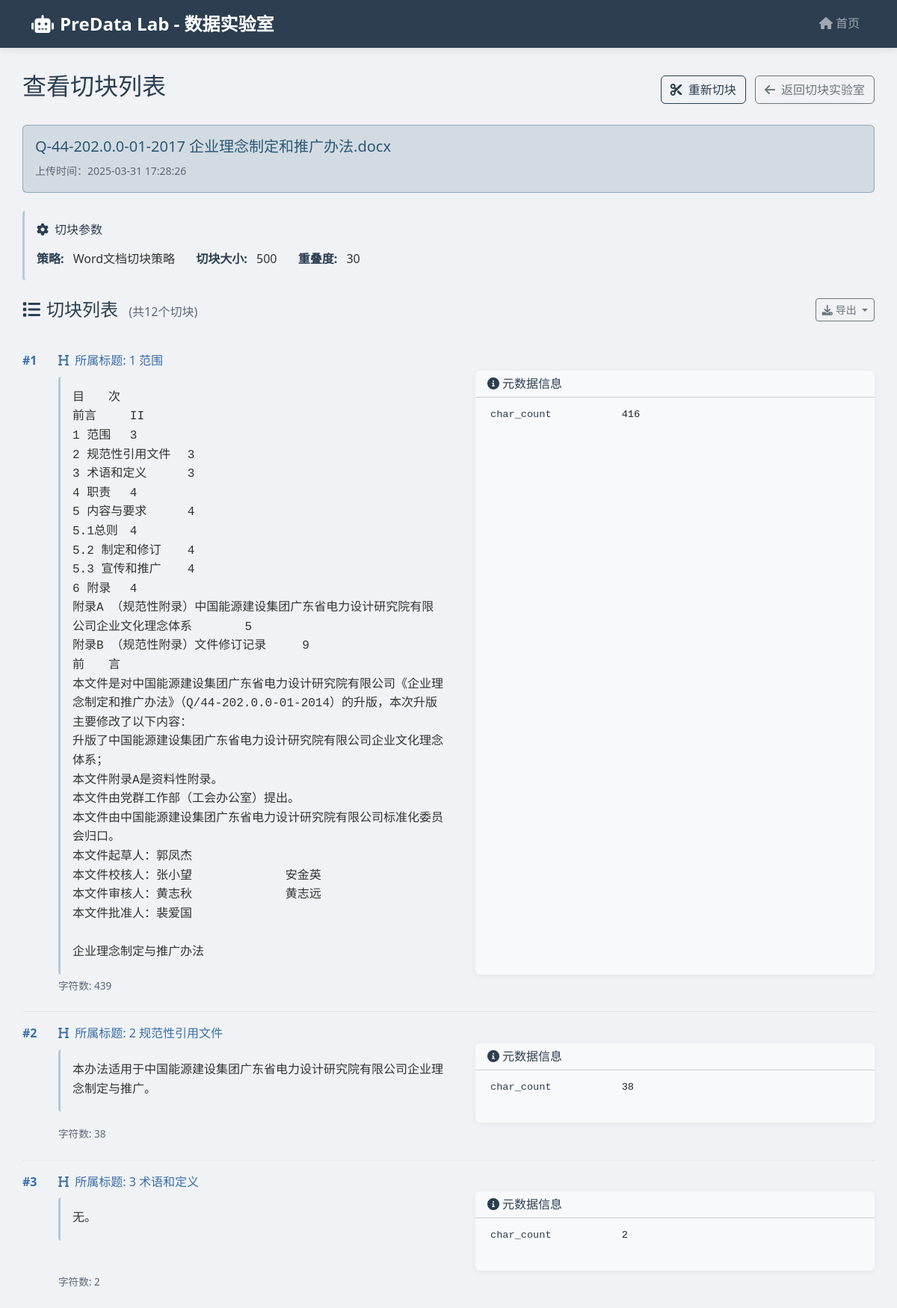
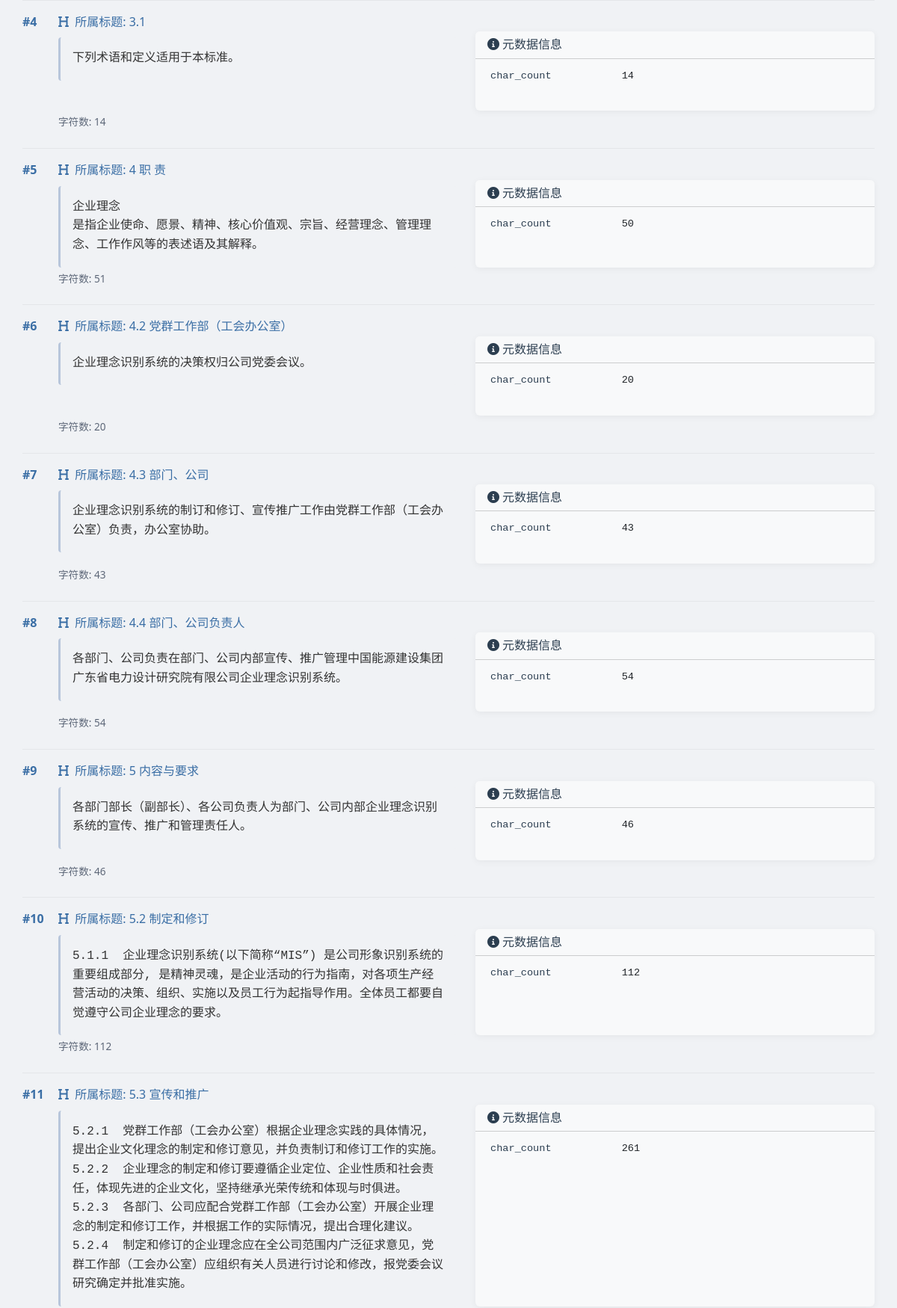
The app's page /chunklab/documents/12/chunks (upper part) with its own data (2 pictures, top to bottom).
### app/database.py (models this page shows, shortened)
class Document(Base):
    __tablename__ = "documents"
    id = Column(Integer, primary_key=True, index=True)
    filename = Column(String(255), nullable=False)
    filepath = Column(String(255), nullable=False)
    filetype = Column(String(50))
    filesize = Column(Integer)  # 文件大小（字节）
    upload_time = Column(DateTime, default=datetime.now)
    status = Column(String(50), default="未切块")
    last_chunk_params = Column(JSON, default=lambda: json.dumps({}))
    hash = Column(String(64))  # 文件哈希值
    chunks = relationship("Chunk", back_populates="document", cascade="all, delete-orphan")

class Chunk(Base):
    __tablename__ = "chunks"
    id = Column(Integer, primary_key=True, index=True)
    document_id = Column(Integer, ForeignKey("documents.id"))
    sequence = Column(Integer)  # 片段序号
    content = Column(Text)  # 切块内容
    chunk_size = Column(Integer)  # 切块大小
    overlap = Column(Integer)  # 重叠度
    chunk_strategy = Column(String(50))  # 使用的切块策略
    chunk_metadata = Column(JSON, default=lambda: json.dumps({}))  # 元数据
    document = relationship("Document", back_populates="chunks")

### app/chunklab/routes.py (the view)
@router.get("/documents/{document_id}/chunks")
async def view_chunks(document_id: int, request: Request, db: Session = Depends(get_db)):
    document = db.query(Document).filter(Document.id == document_id).first()
    if not document:
        raise HTTPException(status_code=404, detail="文档不存在")
    chunks = db.query(Chunk).filter(Chunk.document_id == document_id).order_by(Chunk.sequence).all()
    return templates.TemplateResponse(
        "chunklab/view_chunks.html",
        {
            "request": request,
            "document": document,
            "chunks": chunks,
            "chunk_strategies": get_config('CHUNK_STRATEGIES'),
            "now": datetime.now
        }
    )

### app/templates/chunklab/view_chunks.html (shortened to what this page needs)
{% extends "base.html" %}
{% block content %}
<div class="row mb-4">
    <div class="col-12">
        <div class="d-flex justify-content-between align-items-center mb-4">
            <h2>查看切块列表</h2>
            <div>
                <a href="/chunklab/documents/{{ document.id }}/chunk" class="btn btn-outline-primary me-2">
                    <i class="fas fa-cut me-2"></i>重新切块
                </a>
                <a href="/chunklab/index" class="btn btn-outline-secondary">
                    <i class="fas fa-arrow-left me-2"></i>返回切块实验室
                </a>
            </div>
        </div>
        <div class="document-info alert alert-info">
            <h5 class="mb-2">{{ document.filename }}</h5>
            <small class="text-muted">上传时间：{{ document.upload_time.strftime('%Y-%m-%d %H:%M:%S') }}</small>
        </div>
        {% if document.last_chunk_params %}
        <div class="chunk-params">
            <h6 class="mb-3"><i class="fas fa-cog me-2"></i>切块参数</h6>
            <div>
                <div class="param-item">
                    <span class="param-label">策略:</span>
                    {% for strategy in chunk_strategies %}
                        {% if strategy.name == document.last_chunk_params.strategy %}
                            {{ strategy.display_name }}
                        {% endif %}
                    {% endfor %}
                </div>
                <div class="param-item">
                    <span class="param-label">切块大小:</span>
                    {{ document.last_chunk_params.size }}
                </div>
                <div class="param-item">
                    <span class="param-label">重叠度:</span>
                    {{ document.last_chunk_params.overlap }}
                </div>
            </div>
        </div>
        {% endif %}
        <div class="chunk-list">
            <div class="d-flex justify-content-between align-items-center mb-4">
                <h4 class="mb-0">
                    <i class="fas fa-list me-2"></i>切块列表
                    <span class="text-muted fs-6 ms-2">(共{{ chunks|length }}个切块)</span>
                </h4>
                <div class="dropdown">
                    <button class="btn btn-sm btn-outline-secondary dropdown-toggle" type="button" id="exportDropdown" data-bs-toggle="dropdown" aria-expanded="false">
                        <i class="fas fa-download me-1"></i>导出
                    </button>
                </div>
            </div>
            {% if chunks %}
                <div class="chunks-container">
                    {% for chunk in chunks %}
                    <div class="chunk-item">
                        <div class="d-flex">
                            <span class="chunk-sequence">#{{ chunk.sequence }}</span>
                            <div class="flex-grow-1">
                                {% if chunk.chunk_metadata and chunk.chunk_metadata.heading %}
                                <div class="chunk-heading">
                                    <i class="fas fa-heading me-1"></i>
                                    <span>所属标题: {{ chunk.chunk_metadata.heading }}</span>
                                </div>
                                {% endif %}
                                <div class="row">
                                    <div class="{% if chunk.chunk_metadata and chunk.chunk_metadata is mapping and chunk.chunk_metadata.keys()|list|length > 0 %}col-md-7 col-lg-6{% else %}col-12{% endif %}">
                                        <div class="chunk-content">{{ chunk.content }}</div>
                                    </div>
                                    {% if chunk.chunk_metadata and chunk.chunk_metadata is mapping and chunk.chunk_metadata.keys()|list|length > 0 %}
                                    <div class="col-md-5 col-lg-6">
                                        <div class="card h-100 bg-light">
                                            <div class="card-header py-2 bg-light">
                                                <h6 class="mb-0 fs-6"><i class="fas fa-info-circle me-1"></i>元数据信息</h6>
                                            </div>
                                            <div class="card-body py-2">
                                                <div class="meta-content" style="font-family: monospace; font-size: 0.85rem; max-height: 300px; overflow-y: auto;">
                                                    <table class="table table-sm table-borderless mb-0">
                                                        <tbody>
                                                            {% for key, value in chunk.chunk_metadata.items() %}
                                                            {% if key != 'heading' %}
                                                            <tr>
                                                                <td style="width: 35%; color: var(--primary-color); vertical-align: top;">{{ key }}</td>
                                                                <td style="word-break: break-word; max-width: 300px;">
                                                                    {% if value is mapping or value is sequence and value is not string %}
                                                                        <pre class="mb-0" style="font-size: 0.85rem; white-space: pre-wrap; word-wrap: break-word; overflow-wrap: break-word;">{{ value|tojson(indent=2) }}</pre>
                                                                    {% else %}
                                                                        <span style="word-break: break-word;">{{ value }}</span>
                                                                    {% endif %}
                                                                </td>
                                                            </tr>
                                                            {% endif %}
                                                            {% endfor %}
                                                        </tbody>
                                                    </table>
                                                </div>
                                            </div>
                                        </div>
                                    </div>
                                    {% endif %}
                                </div>
                                <div class="chunk-metadata mt-1">
                                    <span>字符数: {{ chunk.content|length }}</span>
                                </div>
                            </div>
                        </div>
                    </div>
                    {% endfor %}
                </div>
            {% else %}
                <div class="alert alert-warning">
                    <i class="fas fa-exclamation-triangle me-2"></i>
                    没有找到切块数据。请返回上一页重新进行切块操作。
                </div>
            {% endif %}
        </div>
    </div>
</div>
{% endblock %}

### records on screen
Document: filename "Q-44-202.0.0-01-2017 企业理念制定和推广办法.docx", upload_time "2025-03-31 17:28:26", last_chunk_params.size "500", last_chunk_params.overlap "30"
Chunk: sequence "1", chunk_metadata.heading "1 范围", content "目 次 前言 II 1 范围 3 2 规范性引用文件 3 3 术语和定义 3 4 职责 4 5 内容与要求 4 5.1总则 4 5.2 制定和修订 4 5.3 宣传和推广 4 6 附录 4 附录A （规范性附录）中国能源建设集团广东省电力设计研究院有限公司企业文化理念体系 5 附录B （规范性附录）文件修订记录 9 前 言 本文件是对中国能源建设集团广东省电力设计研究院有限公司《企业理念制定和推广办法》（Q/44-202.0.0-01-2014）的升版，本次升版主要修改了以下内容： 升版了中国能源建设集团广东省电力设计研究院有限公司企业文化理念体系； 本文件附录A是资料性附录。 本文件由党群工作部（工会办公室）提出。 本文件由中国能源建设集团广东省电力设计研究院有限公司标准化委员会归口。 本文件起草人：郭凤杰 本文件校核人：张小望 安金英 本文件审核人：黄志秋 黄志远 本文件批准人：裴爱国 企业理念制定与推广办法", chunk_metadata "char_count", chunk_metadata "416", content|length "439"
Chunk: sequence "2", chunk_metadata.heading "2 规范性引用文件", content "本办法适用于中国能源建设集团广东省电力设计研究院有限公司企业理念制定与推广。", chunk_metadata "char_count", chunk_metadata "38", content|length "38"
Chunk: sequence "3", chunk_metadata.heading "3 术语和定义", content "无。", chunk_metadata "char_count", chunk_metadata "2", content|length "2"
Chunk: sequence "4", chunk_metadata.heading "3.1", content "下列术语和定义适用于本标准。", chunk_metadata "char_count", chunk_metadata "14", content|length "14"
Chunk: sequence "5", chunk_metadata.heading "4 职 责", content "企业理念 是指企业使命、愿景、精神、核心价值观、宗旨、经营理念、管理理念、工作作风等的表述语及其解释。", chunk_metadata "char_count", chunk_metadata "50", content|length "51"
Chunk: sequence "6", chunk_metadata.heading "4.2 党群工作部（工会办公室）", content "企业理念识别系统的决策权归公司党委会议。", chunk_metadata "char_count", chunk_metadata "20", content|length "20"
Chunk: sequence "7", chunk_metadata.heading "4.3 部门、公司", content "企业理念识别系统的制订和修订、宣传推广工作由党群工作部（工会办公室）负责，办公室协助。", chunk_metadata "char_count", chunk_metadata "43", content|length "43"
Chunk: sequence "8", chunk_metadata.heading "4.4 部门、公司负责人", content "各部门、公司负责在部门、公司内部宣传、推广管理中国能源建设集团广东省电力设计研究院有限公司企业理念识别系统。", chunk_metadata "char_count", chunk_metadata "54", content|length "54"
Chunk: sequence "9", chunk_metadata.heading "5 内容与要求", content "各部门部长（副部长）、各公司负责人为部门、公司内部企业理念识别系统的宣传、推广和管理责任人。", chunk_metadata "char_count", chunk_metadata "46", content|length "46"
Chunk: sequence "10", chunk_metadata.heading "5.2 制定和修订", content "5.1.1 企业理念识别系统(以下简称“MIS”) 是公司形象识别系统的重要组成部分, 是精神灵魂，是企业活动的行为指南，对各项生产经营活动的决策、组织、实施以及员工行为起指导作用。全体员工都要自觉遵守公司企业理念的要求。", chunk_metadata "char_count", chunk_metadata "112", content|length "112"
Chunk: sequence "11", chunk_metadata.heading "5.3 宣传和推广", content "5.2.1 党群工作部（工会办公室）根据企业理念实践的具体情况，提出企业文化理念的制定和修订意见，并负责制订和修订工作的实施。 5.2.2 企业理念的制定和修订要遵循企业定位、企业性质和社会责任，体现先进的企业文化，坚持继承光荣传统和体现与时俱进。 5.2.3 各部门、公司应配合党群工作部（工会办公室）开展企业理念的制定和修订工作，并根据工作的实际情况，提出合理化建议。 5.2.4 制定和修订的企业理念应在全公司范围内广泛征求意见，党群工作部（工会办公室）应组织有关人员进行讨论和修改，报党委会议研究确定并批准实施。", chunk_metadata "char_count", chunk_metadata "261"

### other values on screen
{{ strategy.display_name }} "Word文档切块策略"
{{ chunks|length }} "12"
